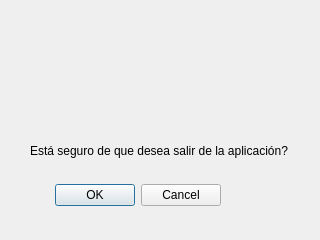
<?xml version="1.0" encoding="UTF-8"?>
<ui version="4.0">
 <class>Dialog</class>
 <widget class="QDialog" name="Dialog">
  <property name="geometry">
   <rect>
    <x>0</x>
    <y>0</y>
    <width>320</width>
    <height>240</height>
   </rect>
  </property>
  <property name="windowTitle">
   <string>Dialog</string>
  </property>
  <property name="modal">
   <bool>true</bool>
  </property>
  <widget class="QDialogButtonBox" name="buttonBox">
   <property name="geometry">
    <rect>
     <x>-80</x>
     <y>180</y>
     <width>301</width>
     <height>31</height>
    </rect>
   </property>
   <property name="orientation">
    <enum>Qt::Horizontal</enum>
   </property>
   <property name="standardButtons">
    <set>QDialogButtonBox::Cancel|QDialogButtonBox::Ok</set>
   </property>
  </widget>
  <widget class="QLabel" name="label_2">
   <property name="geometry">
    <rect>
     <x>30</x>
     <y>140</y>
     <width>261</width>
     <height>21</height>
    </rect>
   </property>
   <property name="text">
    <string>Está seguro de que desea salir de la aplicación?</string>
   </property>
  </widget>
  <widget class="QLabel" name="label">
   <property name="geometry">
    <rect>
     <x>90</x>
     <y>40</y>
     <width>111</width>
     <height>101</height>
    </rect>
   </property>
   <property name="text">
    <string/>
   </property>
   <property name="pixmap">
    <pixmap>redWarning.jpg</pixmap>
   </property>
  </widget>
 </widget>
 <resources/>
 <connections>
  <connection>
   <sender>buttonBox</sender>
   <signal>accepted()</signal>
   <receiver>Dialog</receiver>
   <slot>accept()</slot>
   <hints>
    <hint type="sourcelabel">
     <x>248</x>
     <y>254</y>
    </hint>
    <hint type="destinationlabel">
     <x>157</x>
     <y>274</y>
    </hint>
   </hints>
  </connection>
  <connection>
   <sender>buttonBox</sender>
   <signal>rejected()</signal>
   <receiver>Dialog</receiver>
   <slot>reject()</slot>
   <hints>
    <hint type="sourcelabel">
     <x>316</x>
     <y>260</y>
    </hint>
    <hint type="destinationlabel">
     <x>286</x>
     <y>274</y>
    </hint>
   </hints>
  </connection>
 </connections>
</ui>
